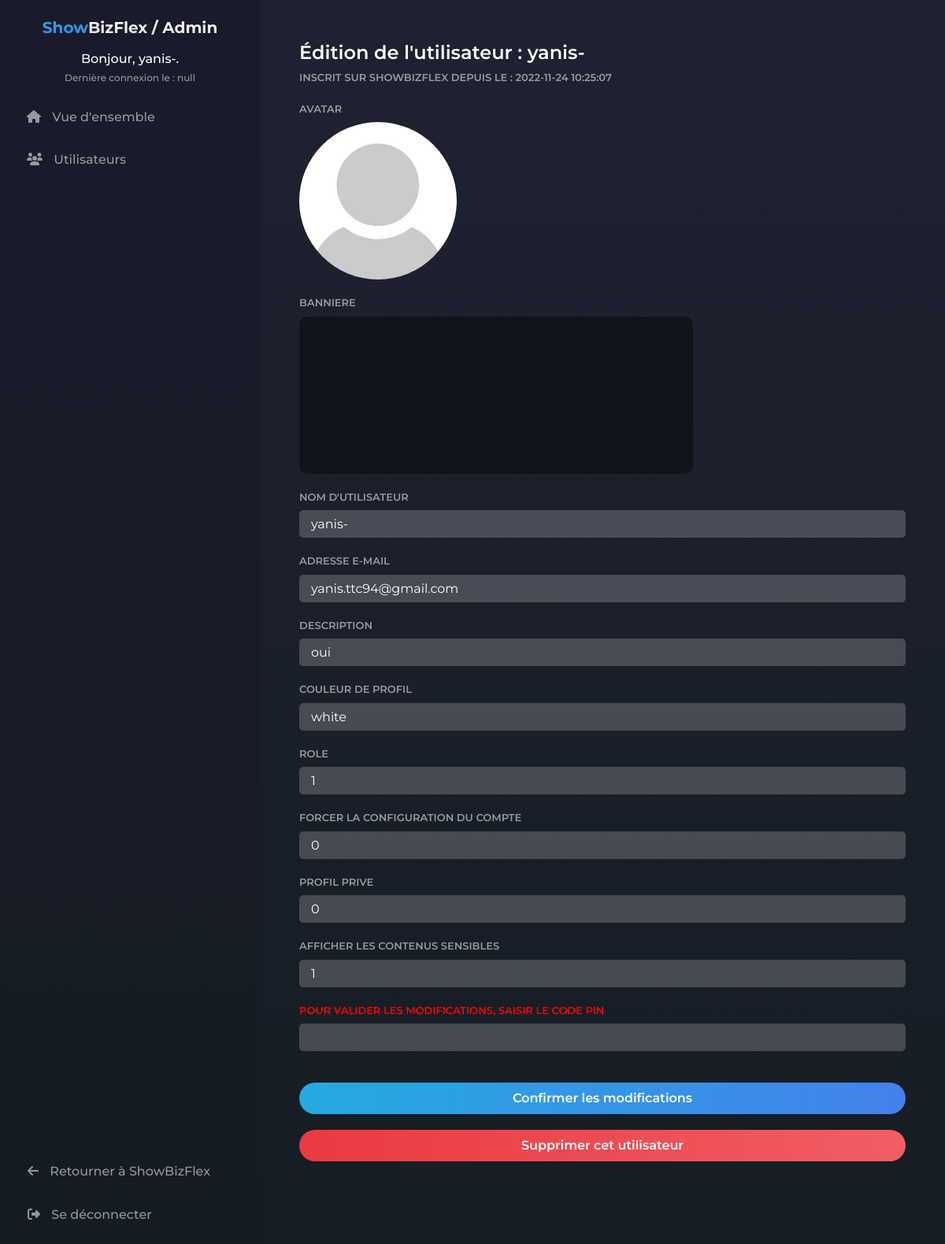
Screenshot of /admin/?module=users&action=editUser&id=9 (signed in) with the database file from the repository.
### tables this page shows
CREATE TABLE `User` (
  `id` bigint(20) UNSIGNED NOT NULL,
  `username` varchar(50) NOT NULL,
  `email` varchar(60) NOT NULL,
  `password` varchar(255) NOT NULL,
  `idRole` bigint(20) UNSIGNED NOT NULL,
  `register_date` datetime NOT NULL DEFAULT CURRENT_TIMESTAMP,
  `show_setup` tinyint(1) NOT NULL,
  `avatar_file` tinytext NOT NULL,
  `banner_file` tinytext NOT NULL,
  `about` text,
  `color` tinytext NOT NULL,
  `forgot_auth` mediumtext,
  `adult` tinyint(1) NOT NULL,
  `private` tinyint(1) NOT NULL
);

### admin/Modules/ModUsers/Cont_Users.php (called while the page is built, shortened)
<?php
require_once('Model_Users.php');
require_once('View_Users.php');
class ContUsers
{
    private $view;
    public function __construct()
    {
        $this->view = new ViewUsers();
    }
    public function editUser() {
        $this->view->show_editUser_form();
    }
    public function exec() {
        $this->view->view();
    }
}

### admin/Controller.php (called while the page is built, shortened)
<?php
class Controller
{
    private $module;
    public function __construct()
    {
        $this->module = isset($_GET['module']) ? $_GET['module'] : "panel";
    }
    public function exec()
    {
        switch ($this->module) {
            case 'users':
                new ModUsers();
            break;
        }
    }
}
?>

### admin/index.php (called while the page is built, shortened)
<?php
include_once("Controller.php");
$controller = new Controller();
$controller->exec();
include_once('Layout.php');
?>

### admin/Modules/ModUsers/Model_Users.php (called while the page is built, shortened)
<?php
class ModelUsers extends PDOConnection
{
    public function getUserDetails($id) {
        $stmt = parent::$db->prepare("SELECT * FROM User WHERE id=:id");
        $stmt->bindParam(":id", $id);
        $stmt->execute();
        $result = $stmt->fetchAll();
        return $result;
    }
}
?>

### admin/Modules/ModUsers/View_Users.php (the view, shortened to what this page needs)
<?php
require_once("Model_Users.php");
class ViewUsers extends GenericView
{
  private $model;
  public function __construct()
  {
    $this->model = new ModelUsers;
  }
  public function show_editUser_form()
  {
    if (!isset($_SESSION['admin_id'])) {
      header("Location: ./?module=auth&action=login");
    } else {
      $user = $this->model->getUserDetails(htmlspecialchars($_GET['id']));
      echo '<div class="overview-panel">
      <div class="title-account">
          <h1>Édition de l\'utilisateur : ' . $user[0]['username'] . '</h1>
      </div>
      <div class="users-container">
      <label style="margin-bottom: 20px">INSCRIT SUR SHOWBIZFLEX DEPUIS LE : ' . $user[0]['register_date'] . '</label>
      <label for="username">AVATAR</label>
      <img style="width: 200px; height: 200px; border-radius: 50%; margin-bottom: 20px" src="../Assets/images/avatar/' . $user[0]['avatar_file'] . '" />
      <label for="username">BANNIERE</label>
      <img style="width: 500px; height: 200px; border-radius: 10px; margin-bottom: 20px" src="../Assets/images/banner/' . $user[0]['banner_file'] . '" />
      <form class="editUser-form">
          <input class="form-input" type="text" name="id" id="id" value="' . $user[0]['id'] . '" hidden required>
          <label for="username">NOM D\'UTILISATEUR</label>
          <input class="form-input" type="text" name="username" id="username" value="' . $user[0]['username'] . '" required>
          <label for="email">ADRESSE E-MAIL</label>
          <input class="form-input" type="text" name="email" id="email" value="' . $user[0]['email'] . '" required>
          <label for="about">DESCRIPTION</label>
          <input class="form-input" type="text" name="about" id="about" value="' . $user[0]['about'] . '">
          <label for="color">COULEUR DE PROFIL</label>
          <input class="form-input" type="text" name="color" id="color" value="' . $user[0]['color'] . '" required>
          <label for="idRole">ROLE</label>
          <input class="form-input" type="text" name="idRole" id="idRole" value="' . $user[0]['idRole'] . '" required>
          <label for="show_setup">FORCER LA CONFIGURATION DU COMPTE</label>
          <input class="form-input" type="text" name="show_setup" id="show_setup" value="' . $user[0]['show_setup'] . '" required>
          <label for="private">PROFIL PRIVE</label>
          <input class="form-input" type="text" name="private" id="private" value="' . $user[0]['private'] . '" required>
          <label for="adult">AFFICHER LES CONTENUS SENSIBLES</label>
          <input class="form-input" type="text" name="adult" id="adult" value="' . $user[0]['adult'] . '" required>
          <label for="pin" style="margin-top: 20px; color: red">POUR VALIDER LES MODIFICATIONS, SAISIR LE CODE PIN</label>
          <input class="form-input" type="password" name="pin" id="pin" maxlength="6" required>
      </form>
          <button id="editUserButton" class="btngradient btngradient-hover color-9 full" style="margin-top: 20px;">Confirmer les modifications</button>
          <button id="deleteUserButton" class="btngradient btngradient-hover color-11 full" style="margin-top: 20px;">Supprimer cet utilisateur</button>
      </div>
  </div>';
    }
  }
}
?>

### admin/Assets/css/style.css (style rules this page uses)
:root { --primary-color: linear-gradient(180.2deg, rgb(30, 33, 48) 6.8%, rgb(19, 28, 32) 131%); --darker-primary-color: linear-gradient(180.2deg, rgb(25, 27, 43) 6.8%, rgb(20, 28, 31) 131%); --more-darker-primary-color: linear-gradient(180.2deg, rgb(29, 30, 46) 6.8%, rgb(17, 25, 27) 131%); --primary-text-color: #3f86ed; --primary-gradient: linear-gradient(to right, #25aae1, #4481eb, #04befe, #3f86ed); --secondary-color: rgb(255, 255, 255); --tran-05: all 0.5s ease; --tran-03: all 0.3s ease; --tran-03: all 0.2s ease; }
html { height: auto }
body { font-family: 'Montserrat', sans-serif; font-weight: normal; font-style: normal; -webkit-font-smoothing: antialiased; margin: 3px auto 60px; background: linear-gradient(180.2deg, rgb(30, 33, 48) 6.8%, rgb(19, 28, 32) 131%); color: rgba(255, 255, 255, 0.55); display: flex; flex-direction: column; min-height: 100vh }
.btngradient-hover.color-9 { background-image: linear-gradient(to right, #25aae1, #4481eb, #04befe, #3f86ed); box-shadow: 0 0 rgba(65, 132, 234, 0.75) }
.btngradient-hover.color-11 { background-image: linear-gradient(to right, #eb3941, #f15e64, #e14e53, #e2373f); box-shadow: 0 0 rgba(242, 97, 103, .4) }
.btngradient { text-align: center }
.btngradient-hover { width: 150px; font-weight: 600; color: #fff; cursor: pointer; height: 40px; text-align: center; border: none; background-size: 300% 100%; border-radius: 50px; moz-transition: all .4s ease-in-out; -o-transition: all .4s ease-in-out; -webkit-transition: all .4s ease-in-out; transition: all .4s ease-in-out }
input, label { display: block }
label { font-weight: 600; font-size: small; margin-bottom: 7px }
.form-input { width: 100%; height: 35px; padding-left: 15px; border: none; border-radius: 5px; margin-bottom: 20px; background: rgba(255, 255, 255, .2); color: #fff }
.full { width: 100% }
.overview-panel { width: 100%; }
.overview-panel h1 { color: white; font-size: 24px; margin-bottom: 1%; font-weight: 600; }
.title-account { display: flex; justify-content: space-between; }

### rows the page displays
user: username "yanis-", register_date "2022-11-24 10:25:07", avatar_file (picture), banner_file (picture), email "yanis.ttc94@gmail.com", about "oui", color "white", idRole "1", show_setup "0", private "0", adult "1"

### other values shown
$_SESSION['admin_username'] "yanis-"
